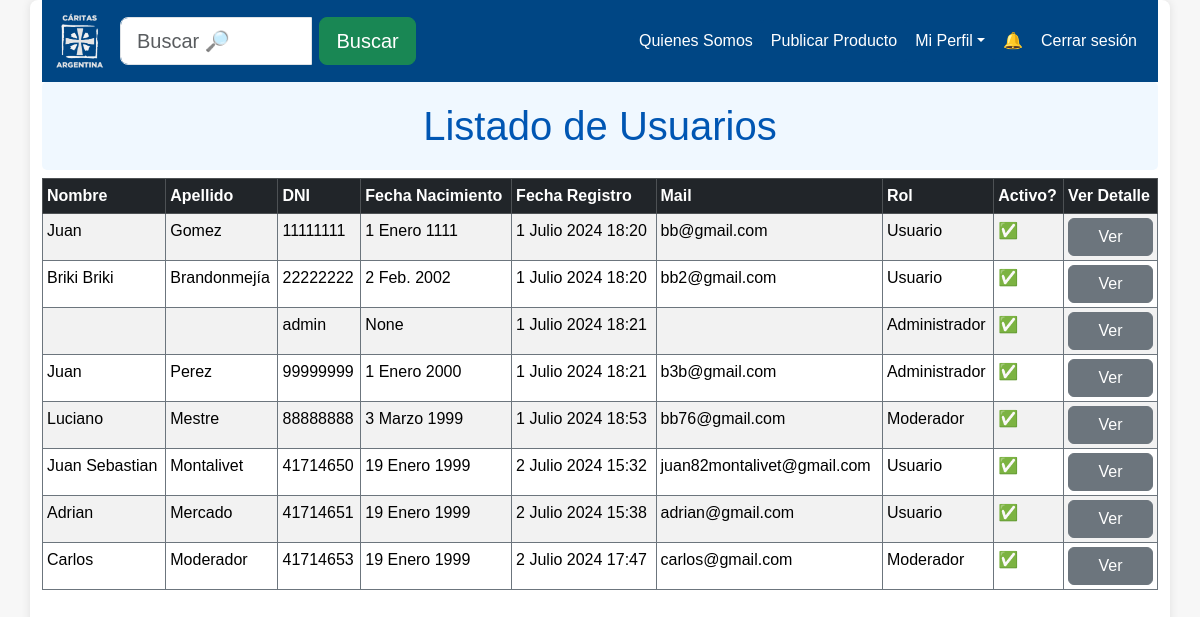
The app's page /listar_usuarios (signed in) with its own data.
### intercambios_caritas/models.py (models this page shows, shortened)
class Usuario(AbstractUser):
    telefono = models.CharField(max_length=20, blank=True)
    direccion = models.CharField(max_length=100, blank=True)
    nacimiento = models.DateField(blank=True, null=True)
    class Types(models.TextChoices):
        Administrador = "Administrador", "Administrador"
        Usuario = "Usuario", "Usuario"
        Moderador = "Moderador", "Moderador"
    rol = models.CharField(
        max_length=20, choices=Types.choices, default=Types.Usuario
    )
    class Filiales(models.TextChoices):
        CABA = 'CABA', 'CABA'
        Quilmes = 'Quilmes', 'Quilmes'
        Temperley = 'Temperley', 'Temperley'
        LaPlata = 'La Plata', 'La Plata'
    filial = models.CharField(
        max_length=20, choices=Filiales.choices, default=""
    )
    def __init__(self, *args, **kwargs):
        telefono = kwargs.pop('telefono', None)
        direccion = kwargs.pop('direccion', None)
        nacimiento = kwargs.pop('nacimiento', None)
        super().__init__(*args, **kwargs)
        if telefono is not None:
            self.telefono = telefono
        if direccion is not None:
            self.direccion = direccion
        if nacimiento is not None:
            self.nacimiento = nacimiento
    def isAdmin(self):
        return self.rol.upper() == 'ADMINISTRADOR'
    def isModerador(self):
        return self.rol.upper() == 'MODERADOR'
    def getRol(self):
        return self.rol

### intercambios_caritas/views.py (the view)
# urls.py: path('listar_usuarios', views.listar_usuarios, name="listar_usuarios"),
@login_required
def listar_usuarios(request):
    usuarios = Usuario.objects.all()
    return render(request, 'administracion_usuarios/listar_usuarios.html', {'usuarios': usuarios})

### templates/administracion_usuarios/listar_usuarios.html
{% extends 'layouts/base.html' %}
{% block content %}
{% include 'layouts/navbar.html' %}
<h1 class="text-center custom-h1-bg mb-2">Listado de Usuarios</h1>
{% if usuarios %}
<div class="table-responsive">
  <table class="table table-striped table-hover table-bordered border-secondary table-sm">
    <thead class="table-dark">
      <tr>
        <th scope="col">Nombre</th>
        <th scope="col">Apellido</th>
        <th scope="col">DNI</th>
        <th scope="col">Fecha Nacimiento</th>
        <th scope="col">Fecha Registro</th>
        <th scope="col">Mail</th>
        <th scope="col">Rol</th>
        <th scope="col">Activo?</th>
        <th scope="col">Ver Detalle</th>
      </tr>
    </thead>
    <tbody>
      {% for usuario in usuarios %}
      <tr scope="row">
        <td>{{ usuario.first_name }}</td>
        <td>{{ usuario.last_name }}</td>
        <td>{{ usuario.username }}</td>
        <td>{{ usuario.nacimiento }}</td>
        <td>{{ usuario.date_joined }}</td>
        <td>{{ usuario.email }}</td>
        <td>{{ usuario.getRol }}</td>
        <td>{% if usuario.is_active %} ✅{% else %} ❌ {% endif %} </td>
        <td><a href="{% url 'ver_perfil' usuario.username %}" class="btn btn-secondary d-block">Ver</a></td>
      </tr>
      {% endfor %}
    </tbody>
  </table>
</div>
{% else %}
<p style="font-size: 1.2rem; color: #555; text-align: center; margin-top: 20px;">No hay usuarios para mostrar.</p>
{% endif %}
{% endblock %}

### static/styles/custom.css (style rules this page uses)
* { margin: 0; padding: 0; box-sizing: border-box; }
html { scroll-behavior: smooth; }
body { font-family: 'Arial', sans-serif; line-height: 1.6; background-color: #f7f7f7; color: #333; }
h1, h2, h3, h4, h5, h6 { margin-bottom: 0; color: #0056b3; }
a { color: #0056b3; text-decoration: none; }
.custom-h1-bg { background-color: #f0f8ff; padding: 20px; border-radius: 5px; }

### records on screen
Usuario: first_name "Juan", last_name "Gomez", username "11111111", nacimiento "1 Enero 1111", date_joined "1 Julio 2024 18:20", email "bb@gmail.com", getRol "Usuario"
Usuario: first_name "Briki Briki", last_name "Brandonmejía", username "22222222", nacimiento "2 Feb. 2002", date_joined "1 Julio 2024 18:20", email "bb2@gmail.com", getRol "Usuario"
Usuario: username "admin", nacimiento "None", date_joined "1 Julio 2024 18:21", getRol "Administrador"
Usuario: first_name "Juan", last_name "Perez", username "99999999", nacimiento "1 Enero 2000", date_joined "1 Julio 2024 18:21", email "b3b@gmail.com", getRol "Administrador"
Usuario: first_name "Luciano", last_name "Mestre", username "88888888", nacimiento "3 Marzo 1999", date_joined "1 Julio 2024 18:53", email "bb76@gmail.com", getRol "Moderador"
Usuario: first_name "Juan Sebastian", last_name "Montalivet", username "41714650", nacimiento "19 Enero 1999", date_joined "2 Julio 2024 15:32", email "juan82montalivet@gmail.com", getRol "Usuario"
Usuario: first_name "Adrian", last_name "Mercado", username "41714651", nacimiento "19 Enero 1999", date_joined "2 Julio 2024 15:38", email "adrian@gmail.com", getRol "Usuario"
Usuario: first_name "Carlos", last_name "Moderador", username "41714653", nacimiento "19 Enero 1999", date_joined "2 Julio 2024 17:47", email "carlos@gmail.com", getRol "Moderador"
